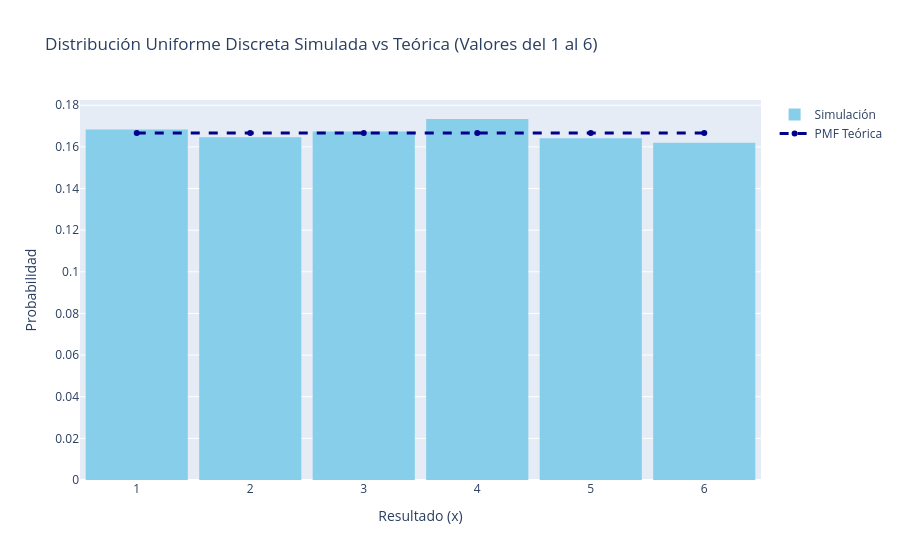

Here is the notebook cell this chart was saved with:
### Code cell
import numpy as np
import plotly.graph_objects as go

# Fijamos una semilla para que los resultados sean reproducibles
np.random.seed(123)

# Parámetros del rango (valores enteros posibles del dado/urna, de 'a' a 'b')
a = 1  # Límite inferior (inclusive)
b = 6  # Límite superior (inclusive)

# Número de simulaciones
n_simulaciones = 10000

# Generamos las simulaciones usando NumPy
# Nota: randint va de 'a' (inclusivo) a 'b + 1' (exclusivo)
datos_uniforme_disc = np.random.randint(a, b + 1, n_simulaciones)

# Rango de valores posibles enteros
x_vals = np.arange(a, b + 1)
# En una uniforme discreta todos los valores tienen exactamente la misma probabilidad
total_valores = b - a + 1
y_vals = np.full(total_valores, 1 / total_valores)

fig = go.Figure()

# Agregamos el histograma de la simulación empírica
fig.add_trace(go.Histogram(
    x = datos_uniforme_disc,
    histnorm = 'probability',
    marker_color = 'skyblue',
    name = 'Simulación',
    # Centramos las barras perfectamente sobre cada número entero
    xbins = dict(start=a - 0.5, end=b + 0.5, size=1)
))

# Agregamos la distribución teórica discreta (línea horizontal con marcadores)
fig.add_trace(go.Scatter(
    x = x_vals,
    y = y_vals,
    mode = 'lines+markers',
    name = 'PMF Teórica',
    line = dict(color='darkblue', width=3, dash='dash'), # Línea punteada para denotar constancia
    marker = dict(size=6)
))

# Configuración y estética de la gráfica interactiva
fig.update_layout(
    title = f"Distribución Uniforme Discreta Simulada vs Teórica (Valores del {a} al {b})",
    xaxis_title = 'Resultado (x)',
    yaxis_title = 'Probabilidad',
    bargap = 0.1,
    xaxis = dict(range=[a - 0.5, b + 0.5], tickmode = 'linear', tick0 = a, dtick = 1)
)

fig.show()

### Figure 1 — Plotly figure (JSON) as saved in the notebook; plotly's stock layout.template omitted (floating-point values rounded to 4 significant figures; data arrays with more than 128 entries replaced by an {"elided": "..."} marker saying what was removed)
{"data": [{"histnorm": "probability", "marker": {"color": "skyblue"}, "name": "Simulación", "type": "histogram", "x": {"elided": "10000 int values"}, "xbins": {"end": 6.5, "size": 1, "start": 0.5}}, {"line": {"color": "darkblue", "dash": "dash", "width": 3}, "marker": {"size": 6}, "mode": "lines+markers", "name": "PMF Teórica", "type": "scatter", "x": [1, 2, 3, 4, 5, 6], "y": [0.1667, 0.1667, 0.1667, 0.1667, 0.1667, 0.1667]}], "layout": {"bargap": 0.1, "title": {"text": "Distribución Uniforme Discreta Simulada vs Teórica (Valores del 1 al 6)"}, "xaxis": {"dtick": 1, "range": [0.5, 6.5], "tick0": 1, "tickmode": "linear", "title": {"text": "Resultado (x)"}}, "yaxis": {"title": {"text": "Probabilidad"}}}}
